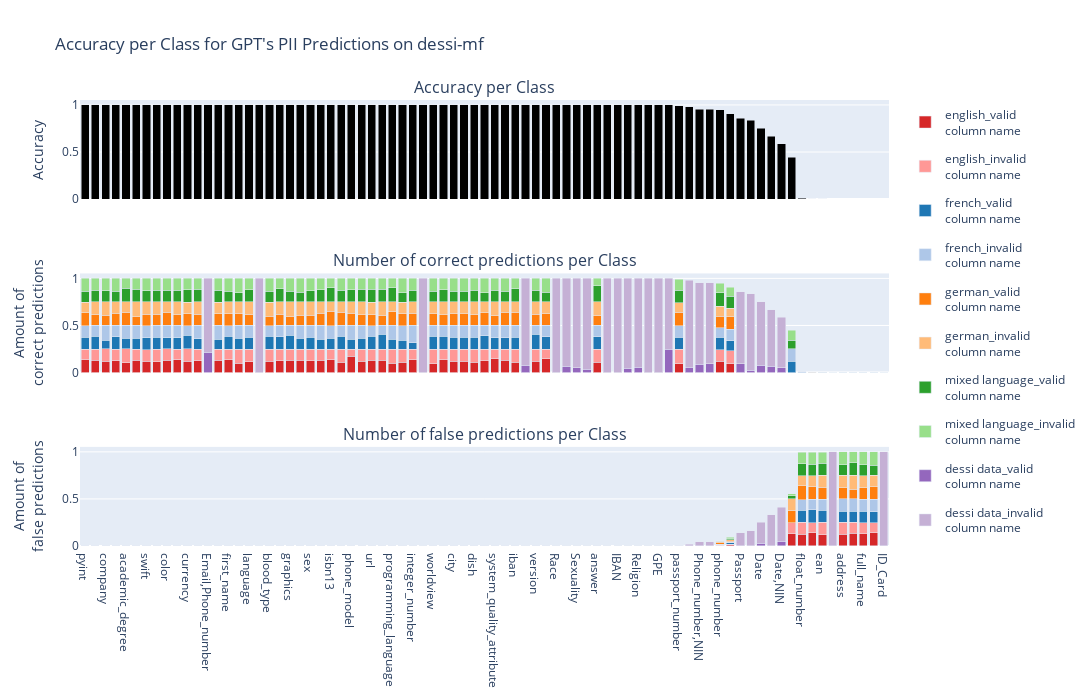
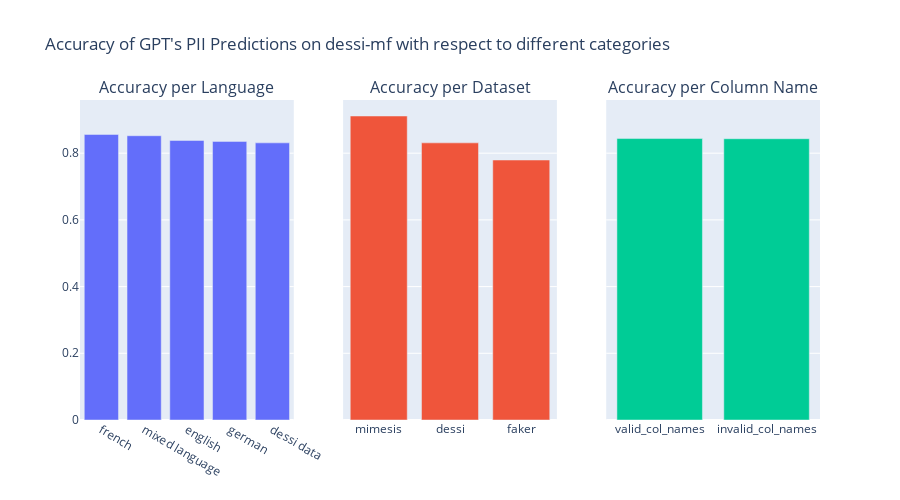

Source (notebook cell) for these figures, in order:
### Code cell
create_analysis_plot(results_df_own_data)

### Figure 1 — Plotly figure (JSON) as saved in the notebook; plotly's stock layout.template omitted (floating-point values rounded to 4 significant figures)
{"data": [{"marker": {"color": "black"}, "showlegend": false, "type": "bar", "x": ["pyint", "credit_card_number", "company", "credit_card_provider", "academic_degree", "political_views", "swift", "email", "color", "measure_unit", "currency", "gender", "Email,Phone_number", "last_name", "first_name", "isbn", "language", "CCN", "blood_type", "cpu", "graphics", "date", "sex", "word", "isbn13", "manufacturer", "phone_model", "job", "url", "title", "programming_language", "occupation", "integer_number", "Gender", "worldview", "blood_group", "city", "resolution", "dish", "nationality", "system_quality_attribute", "drink", "iban", "Email,NIN", "version", "duration", "Race", "NIN,Email", "Sexuality", "Phone_number,Email", "answer", "Nationality", "IBAN", "SWIFT/BIC", "Religion", "Organization", "GPE", "Email", "passport_number", "Phone_number", "Phone_number,NIN", "NIN,Phone_number", "phone_number", "user_agent", "Passport", "NIN", "Date", "NIN,Date", "Date,NIN", "ssn", "float_number", "pyfloat", "ean", "Geolocation", "address", "current_location", "full_name", "name", "ID_Card"], "y": [1, 1, 1, 1, 1, 1, 1, 1, 1, 1, 1, 1, 1, 1, 1, 1, 1, 1, 1, 1, 1, 1, 1, 1, 1, 1, 1, 1, 1, 1, 1, 1, 1, 1, 1, 1, 1, 1, 1, 1, 1, 1, 1, 1, 1, 1, 1, 1, 1, 1, 1, 1, 1, 1, 1, 1, 1, 1, 0.9912, 0.9816, 0.9556, 0.9535, 0.9485, 0.9079, 0.8571, 0.8388, 0.75, 0.6667, 0.5897, 0.4469, 0.006579, 0.00346, 0.003436, 0, 0, 0, 0, 0, 0]}, {"legendgroup": "0", "marker": {"color": "#d62728"}, "name": "english_valid<br>column name", "showlegend": true, "type": "bar", "x": ["company", "academic_degree", "political_views", "color", "currency", "credit_card_provider", "language", "ean", "cpu", "graphics", "float_number", "word", "isbn13", "job", "phone_number", "email", "programming_language", "blood_type", "worldview", "title", "credit_card_number", "pyint", "current_location", "pyfloat", "first_name", "resolution", "last_name", "url", "ssn", "manufacturer", "nationality", "sex", "occupation", "blood_group", "integer_number", "dish", "system_quality_attribute", "version", "passport_number", "date", "swift", "answer", "city", "duration", "address", "name", "full_name", "drink", "user_agent", "isbn", "iban", "measure_unit", "phone_model", "gender"], "xaxis": "x2", "y": [0.1196, 0.1055, 0.13, 0.1309, 0.1203, 0.1276, 0.115, 0, 0.125, 0.1316, 0, 0.1316, 0.1349, 0.1184, 0.1218, 0.1121, 0.09868, 0.1206, 0.095, 0.13, 0.1332, 0.134, 0, 0, 0.1335, 0.1184, 0.1291, 0.1306, 0, 0.1118, 0.125, 0.1228, 0.1111, 0.136, 0.1382, 0.1118, 0.1447, 0.1184, 0.09211, 0.131, 0.1197, 0.1118, 0.1184, 0.1447, 0, 0, 0, 0.1316, 0.09211, 0.09868, 0.1096, 0.1382, 0.1711, 0.125], "yaxis": "y2"}, {"legendgroup": "1", "marker": {"color": "#ff9896"}, "name": "english_invalid<br>column name", "showlegend": true, "type": "bar", "x": ["company", "academic_degree", "political_views", "color", "currency", "credit_card_provider", "language", "ean", "cpu", "graphics", "float_number", "word", "isbn13", "job", "phone_number", "email", "programming_language", "blood_type", "worldview", "title", "credit_card_number", "pyint", "current_location", "pyfloat", "first_name", "resolution", "last_name", "url", "ssn", "manufacturer", "nationality", "sex", "occupation", "blood_group", "integer_number", "dish", "system_quality_attribute", "version", "passport_number", "date", "swift", "answer", "city", "duration", "address", "name", "full_name", "drink", "user_agent", "isbn", "iban", "measure_unit", "phone_model", "gender"], "xaxis": "x2", "y": [0.1309, 0.1457, 0.12, 0.1196, 0.1306, 0.1207, 0.135, 0, 0.125, 0.1184, 0, 0.1184, 0.1142, 0.1316, 0.1218, 0.1379, 0.1513, 0.1256, 0.155, 0.12, 0.1168, 0.1134, 0, 0, 0.1148, 0.1316, 0.1197, 0.1168, 0, 0.1382, 0.125, 0.1272, 0.1364, 0.114, 0.1118, 0.1382, 0.1053, 0.1316, 0.1535, 0.1172, 0.1232, 0.1382, 0.1316, 0.1053, 0, 0, 0, 0.1184, 0.1382, 0.1513, 0.1404, 0.1118, 0.07895, 0.125], "yaxis": "y2"}, {"legendgroup": "2", "marker": {"color": "#1f77b4"}, "name": "french_valid<br>column name", "showlegend": true, "type": "bar", "x": ["credit_card_number", "credit_card_provider", "email", "ean", "measure_unit", "ssn", "first_name", "swift", "currency", "isbn", "date", "phone_model", "company", "language", "pyfloat", "pyint", "last_name", "integer_number", "blood_group", "word", "passport_number", "political_views", "color", "url", "float_number", "blood_type", "academic_degree", "full_name", "gender", "dish", "current_location", "address", "drink", "phone_number", "occupation", "title", "cpu", "duration", "isbn13", "user_agent", "graphics", "city", "name", "answer", "nationality", "sex", "worldview", "job", "manufacturer", "iban", "programming_language", "version", "system_quality_attribute", "resolution"], "xaxis": "x2", "y": [0.1332, 0.131, 0.1262, 0, 0.1184, 0.1195, 0.1358, 0.1268, 0.1478, 0.1118, 0.1138, 0.1053, 0.09029, 0.125, 0, 0.1271, 0.1056, 0.06579, 0.136, 0.1053, 0.1272, 0.115, 0.1196, 0.1375, 0, 0.1407, 0.1156, 0, 0.11, 0.125, 0, 0, 0.1184, 0.1311, 0.09596, 0.155, 0.1316, 0.1316, 0.1176, 0.1053, 0.1447, 0.125, 0, 0.1316, 0.14, 0.1228, 0.135, 0.114, 0.1382, 0.1272, 0.1053, 0.1579, 0.1184, 0.125], "yaxis": "y2"}, {"legendgroup": "3", "marker": {"color": "#aec7e8"}, "name": "french_invalid<br>column name", "showlegend": true, "type": "bar", "x": ["credit_card_number", "credit_card_provider", "email", "ean", "measure_unit", "ssn", "first_name", "swift", "currency", "isbn", "date", "phone_model", "company", "language", "pyfloat", "pyint", "last_name", "integer_number", "blood_group", "word", "passport_number", "political_views", "color", "url", "float_number", "blood_type", "academic_degree", "full_name", "gender", "dish", "current_location", "address", "drink", "phone_number", "occupation", "title", "cpu", "duration", "isbn13", "user_agent", "graphics", "city", "name", "answer", "nationality", "sex", "worldview", "job", "manufacturer", "iban", "programming_language", "version", "system_quality_attribute", "resolution"], "xaxis": "x2", "y": [0.1168, 0.1207, 0.1238, 0.003436, 0.1316, 0.1327, 0.1148, 0.1268, 0.09966, 0.1382, 0.1379, 0.1447, 0.1603, 0.125, 0, 0.1237, 0.1455, 0.1842, 0.114, 0.1447, 0.1228, 0.135, 0.1309, 0.1134, 0.006579, 0.1106, 0.1357, 0, 0.14, 0.125, 0, 0, 0.1316, 0.103, 0.1515, 0.095, 0.1184, 0.1184, 0.1315, 0.125, 0.1053, 0.125, 0, 0.1184, 0.11, 0.1272, 0.115, 0.136, 0.1118, 0.1228, 0.1447, 0.09211, 0.1316, 0.125], "yaxis": "y2"}, {"legendgroup": "4", "marker": {"color": "#ff7f0e"}, "name": "german_valid<br>column name", "showlegend": true, "type": "bar", "x": ["pyint", "pyfloat", "academic_degree", "gender", "last_name", "address", "blood_type", "sex", "credit_card_provider", "swift", "company", "url", "color", "integer_number", "title", "currency", "full_name", "graphics", "isbn", "blood_group", "ssn", "measure_unit", "ean", "first_name", "system_quality_attribute", "email", "phone_number", "job", "occupation", "drink", "isbn13", "word", "date", "programming_language", "iban", "manufacturer", "phone_model", "language", "float_number", "nationality", "name", "passport_number", "city", "current_location", "credit_card_number", "political_views", "duration", "worldview", "cpu", "resolution", "user_agent", "dish", "version", "answer"], "xaxis": "x2", "y": [0.1375, 0.00346, 0.1357, 0.12, 0.1244, 0, 0.1005, 0.1096, 0.131, 0.1232, 0.1061, 0.1168, 0.14, 0.1316, 0.11, 0.1237, 0, 0.09211, 0.125, 0.114, 0, 0.1118, 0, 0.1241, 0.1053, 0.1168, 0.1218, 0.114, 0.1313, 0.1382, 0.1522, 0.1316, 0.1103, 0.1447, 0.1404, 0.1382, 0.1316, 0.115, 0, 0.135, 0, 0.1447, 0.125, 0, 0.1145, 0.095, 0.125, 0.125, 0.1184, 0.125, 0.1316, 0.1118, 0.1184, 0.1053], "yaxis": "y2"}, {"legendgroup": "5", "marker": {"color": "#ffbb78"}, "name": "german_invalid<br>column name", "showlegend": true, "type": "bar", "x": ["pyint", "pyfloat", "academic_degree", "gender", "last_name", "address", "blood_type", "sex", "credit_card_provider", "swift", "company", "url", "color", "integer_number", "title", "currency", "full_name", "graphics", "isbn", "blood_group", "ssn", "measure_unit", "ean", "first_name", "system_quality_attribute", "email", "phone_number", "job", "occupation", "drink", "isbn13", "word", "date", "programming_language", "iban", "manufacturer", "phone_model", "language", "float_number", "nationality", "name", "passport_number", "city", "current_location", "credit_card_number", "political_views", "duration", "worldview", "cpu", "resolution", "user_agent", "dish", "version", "answer"], "xaxis": "x2", "y": [0.1134, 0, 0.1156, 0.13, 0.1244, 0, 0.1508, 0.1404, 0.1207, 0.1303, 0.1422, 0.134, 0.1084, 0.1184, 0.14, 0.1271, 0, 0.1579, 0.125, 0.136, 0, 0.1382, 0, 0.1265, 0.1447, 0.1332, 0.1054, 0.136, 0.1212, 0.1118, 0.1003, 0.1184, 0.1414, 0.1053, 0.1096, 0.1118, 0.1184, 0.135, 0, 0.115, 0, 0.1009, 0.125, 0, 0.1355, 0.155, 0.125, 0.125, 0.1316, 0.125, 0.09211, 0.1382, 0.1316, 0.1447], "yaxis": "y2"}, {"legendgroup": "6", "marker": {"color": "#2ca02c"}, "name": "mixed language_valid<br>column name", "showlegend": true, "type": "bar", "x": ["swift", "credit_card_number", "political_views", "pyint", "float_number", "last_name", "address", "current_location", "phone_number", "isbn13", "manufacturer", "company", "title", "color", "job", "occupation", "word", "date", "cpu", "integer_number", "passport_number", "phone_model", "city", "academic_degree", "url", "ssn", "system_quality_attribute", "gender", "ean", "first_name", "iban", "sex", "drink", "email", "pyfloat", "currency", "answer", "measure_unit", "blood_group", "user_agent", "credit_card_provider", "name", "programming_language", "dish", "full_name", "language", "worldview", "duration", "resolution", "version", "graphics", "isbn", "blood_type", "nationality"], "xaxis": "x2", "y": [0.1162, 0.1262, 0.135, 0.1168, 0, 0.1244, 0, 0, 0.1405, 0.1488, 0.125, 0.1196, 0.135, 0.1264, 0.136, 0.101, 0.1316, 0.1034, 0.1382, 0.125, 0.1316, 0.1316, 0.1118, 0.1407, 0.134, 0.0885, 0.125, 0.135, 0, 0.1124, 0.1404, 0.1184, 0.1118, 0.1215, 0, 0.1306, 0.1711, 0.125, 0.1272, 0.125, 0.1103, 0, 0.1513, 0.125, 0, 0.13, 0.115, 0.1053, 0.1118, 0.125, 0.1118, 0.09868, 0.1156, 0.1], "yaxis": "y2"}, {"legendgroup": "7", "marker": {"color": "#98df8a"}, "name": "mixed language_invalid<br>column name", "showlegend": true, "type": "bar", "x": ["swift", "credit_card_number", "political_views", "pyint", "float_number", "last_name", "address", "current_location", "phone_number", "isbn13", "manufacturer", "company", "title", "color", "job", "occupation", "word", "date", "cpu", "integer_number", "passport_number", "phone_model", "city", "academic_degree", "url", "ssn", "system_quality_attribute", "gender", "ean", "first_name", "iban", "sex", "drink", "email", "pyfloat", "currency", "answer", "measure_unit", "blood_group", "user_agent", "credit_card_provider", "name", "programming_language", "dish", "full_name", "language", "worldview", "duration", "resolution", "version", "graphics", "isbn", "blood_type", "nationality"], "xaxis": "x2", "y": [0.1338, 0.1238, 0.115, 0.134, 0, 0.1268, 0, 0, 0.103, 0.1003, 0.125, 0.1309, 0.115, 0.1242, 0.114, 0.1515, 0.1184, 0.1448, 0.1118, 0.125, 0.1184, 0.1184, 0.1382, 0.1055, 0.1168, 0.1062, 0.125, 0.115, 0, 0.1382, 0.1096, 0.1316, 0.1382, 0.1285, 0, 0.1203, 0.07895, 0.125, 0.1228, 0.09868, 0.1379, 0, 0.09868, 0.125, 0, 0.12, 0.135, 0.1447, 0.1382, 0.125, 0.1382, 0.1513, 0.1357, 0.15], "yaxis": "y2"}, {"legendgroup": "8", "marker": {"color": "#9467bd"}, "name": "dessi data_valid<br>column name", "showlegend": true, "type": "bar", "x": ["Date", "Geolocation", "Email,Phone_number", "CCN", "NIN", "Phone_number", "Gender", "NIN,Date", "Email,NIN", "Phone_number,NIN", "Race", "NIN,Email", "Sexuality", "Phone_number,Email", "Nationality", "NIN,Phone_number", "Passport", "IBAN", "SWIFT/BIC", "Religion", "Organization", "Date,NIN", "GPE", "ID_Card", "Email"], "xaxis": "x2", "y": [0.0754, 0, 0.2143, 0, 0.02687, 0.05799, 0, 0.06667, 0.07692, 0.08889, 0, 0.06452, 0.05263, 0.03333, 0, 0.09302, 0.09524, 0, 0.04651, 0.05556, 0, 0.05128, 0, 0, 0.25], "yaxis": "y2"}, {"legendgroup": "9", "marker": {"color": "#c5b0d5"}, "name": "dessi data_invalid<br>column name", "showlegend": true, "type": "bar", "x": ["Date", "Geolocation", "Email,Phone_number", "CCN", "NIN", "Phone_number", "Gender", "NIN,Date", "Email,NIN", "Phone_number,NIN", "Race", "NIN,Email", "Sexuality", "Phone_number,Email", "Nationality", "NIN,Phone_number", "Passport", "IBAN", "SWIFT/BIC", "Religion", "Organization", "Date,NIN", "GPE", "ID_Card", "Email"], "xaxis": "x2", "y": [0.6746, 0, 0.7857, 1, 0.8119, 0.9236, 1, 0.6, 0.9231, 0.8667, 1, 0.9355, 0.9474, 0.9667, 1, 0.8605, 0.7619, 1, 0.9535, 0.9444, 1, 0.5385, 1, 0, 0.75], "yaxis": "y2"}, {"legendgroup": "0", "marker": {"color": "#d62728"}, "name": "english_valid<br>column name", "showlegend": false, "type": "bar", "x": ["company", "academic_degree", "political_views", "color", "currency", "credit_card_provider", "language", "ean", "cpu", "graphics", "float_number", "word", "isbn13", "job", "phone_number", "email", "programming_language", "blood_type", "worldview", "title", "credit_card_number", "pyint", "current_location", "pyfloat", "first_name", "resolution", "last_name", "url", "ssn", "manufacturer", "nationality", "sex", "occupation", "blood_group", "integer_number", "dish", "system_quality_attribute", "version", "passport_number", "date", "swift", "answer", "city", "duration", "address", "name", "full_name", "drink", "user_agent", "isbn", "iban", "measure_unit", "phone_model", "gender"], "xaxis": "x3", "y": [0, 0, 0, 0, 0, 0, 0, 0.1203, 0, 0, 0.125, 0, 0, 0, 0.002342, 0, 0, 0, 0, 0, 0, 0, 0.136, 0.1419, 0, 0, 0, 0, 0.1283, 0, 0, 0, 0, 0, 0, 0, 0, 0, 0.004386, 0, 0, 0, 0, 0, 0.1262, 0.1422, 0.1313, 0, 0.01316, 0, 0, 0, 0, 0], "yaxis": "y3"}, {"legendgroup": "1", "marker": {"color": "#ff9896"}, "name": "english_invalid<br>column name", "showlegend": false, "type": "bar", "x": ["company", "academic_degree", "political_views", "color", "currency", "credit_card_provider", "language", "ean", "cpu", "graphics", "float_number", "word", "isbn13", "job", "phone_number", "email", "programming_language", "blood_type", "worldview", "title", "credit_card_number", "pyint", "current_location", "pyfloat", "first_name", "resolution", "last_name", "url", "ssn", "manufacturer", "nationality", "sex", "occupation", "blood_group", "integer_number", "dish", "system_quality_attribute", "version", "passport_number", "date", "swift", "answer", "city", "duration", "address", "name", "full_name", "drink", "user_agent", "isbn", "iban", "measure_unit", "phone_model", "gender"], "xaxis": "x3", "y": [0, 0, 0, 0, 0, 0, 0, 0.1306, 0, 0, 0.125, 0, 0, 0, 0.004684, 0, 0, 0, 0, 0, 0, 0, 0.114, 0.1073, 0, 0, 0, 0, 0.1195, 0, 0, 0, 0, 0, 0, 0, 0, 0, 0, 0, 0, 0, 0, 0, 0.1238, 0.1067, 0.1162, 0, 0.006579, 0, 0, 0, 0, 0], "yaxis": "y3"}, {"legendgroup": "2", "marker": {"color": "#1f77b4"}, "name": "french_valid<br>column name", "showlegend": false, "type": "bar", "x": ["credit_card_number", "credit_card_provider", "email", "ean", "measure_unit", "ssn", "first_name", "swift", "currency", "isbn", "date", "phone_model", "company", "language", "pyfloat", "pyint", "last_name", "integer_number", "blood_group", "word", "passport_number", "political_views", "color", "url", "float_number", "blood_type", "academic_degree", "full_name", "gender", "dish", "current_location", "address", "drink", "phone_number", "occupation", "title", "cpu", "duration", "isbn13", "user_agent", "graphics", "city", "name", "answer", "nationality", "sex", "worldview", "job", "manufacturer", "iban", "programming_language", "version", "system_quality_attribute", "resolution"], "xaxis": "x3", "y": [0, 0, 0, 0.1271, 0, 0, 0, 0, 0, 0, 0, 0, 0, 0, 0.1349, 0, 0, 0, 0, 0, 0, 0, 0, 0, 0.1316, 0, 0, 0.1212, 0, 0, 0.1184, 0.1168, 0, 0.007026, 0, 0, 0, 0, 0, 0.01974, 0, 0, 0.1156, 0, 0, 0, 0, 0, 0, 0, 0, 0, 0, 0], "yaxis": "y3"}, {"legendgroup": "3", "marker": {"color": "#aec7e8"}, "name": "french_invalid<br>column name", "showlegend": false, "type": "bar", "x": ["credit_card_number", "credit_card_provider", "email", "ean", "measure_unit", "ssn", "first_name", "swift", "currency", "isbn", "date", "phone_model", "company", "language", "pyfloat", "pyint", "last_name", "integer_number", "blood_group", "word", "passport_number", "political_views", "color", "url", "float_number", "blood_type", "academic_degree", "full_name", "gender", "dish", "current_location", "address", "drink", "phone_number", "occupation", "title", "cpu", "duration", "isbn13", "user_agent", "graphics", "city", "name", "answer", "nationality", "sex", "worldview", "job", "manufacturer", "iban", "programming_language", "version", "system_quality_attribute", "resolution"], "xaxis": "x3", "y": [0, 0, 0, 0.1203, 0, 0, 0, 0, 0, 0, 0, 0, 0, 0, 0.1142, 0, 0, 0, 0, 0, 0, 0, 0, 0, 0.1118, 0, 0, 0.1263, 0, 0, 0.1316, 0.1332, 0, 0.007026, 0, 0, 0, 0, 0, 0, 0, 0, 0.1333, 0, 0, 0, 0, 0, 0, 0, 0, 0, 0, 0], "yaxis": "y3"}, {"legendgroup": "4", "marker": {"color": "#ff7f0e"}, "name": "german_valid<br>column name", "showlegend": false, "type": "bar", "x": ["pyint", "pyfloat", "academic_degree", "gender", "last_name", "address", "blood_type", "sex", "credit_card_provider", "swift", "company", "url", "color", "integer_number", "title", "currency", "full_name", "graphics", "isbn", "blood_group", "ssn", "measure_unit", "ean", "first_name", "system_quality_attribute", "email", "phone_number", "job", "occupation", "drink", "isbn13", "word", "date", "programming_language", "iban", "manufacturer", "phone_model", "language", "float_number", "nationality", "name", "passport_number", "city", "current_location", "credit_card_number", "political_views", "duration", "worldview", "cpu", "resolution", "user_agent", "dish", "version", "answer"], "xaxis": "x3", "y": [0, 0.1315, 0, 0, 0, 0.1192, 0, 0, 0, 0, 0, 0, 0, 0, 0, 0, 0.1263, 0, 0, 0, 0.1283, 0, 0.1271, 0, 0, 0, 0.01405, 0, 0, 0, 0, 0, 0, 0, 0, 0, 0, 0, 0.1447, 0, 0.1289, 0.004386, 0, 0.1053, 0, 0, 0, 0, 0, 0, 0.01316, 0, 0, 0], "yaxis": "y3"}, {"legendgroup": "5", "marker": {"color": "#ffbb78"}, "name": "german_invalid<br>column name", "showlegend": false, "type": "bar", "x": ["pyint", "pyfloat", "academic_degree", "gender", "last_name", "address", "blood_type", "sex", "credit_card_provider", "swift", "company", "url", "color", "integer_number", "title", "currency", "full_name", "graphics", "isbn", "blood_group", "ssn", "measure_unit", "ean", "first_name", "system_quality_attribute", "email", "phone_number", "job", "occupation", "drink", "isbn13", "word", "date", "programming_language", "iban", "manufacturer", "phone_model", "language", "float_number", "nationality", "name", "passport_number", "city", "current_location", "credit_card_number", "political_views", "duration", "worldview", "cpu", "resolution", "user_agent", "dish", "version", "answer"], "xaxis": "x3", "y": [0, 0.1176, 0, 0, 0, 0.1308, 0, 0, 0, 0, 0, 0, 0, 0, 0, 0, 0.1263, 0, 0, 0, 0.1239, 0, 0.1237, 0, 0, 0, 0.009368, 0, 0, 0, 0, 0, 0, 0, 0, 0, 0, 0, 0.1053, 0, 0.1244, 0, 0, 0.1447, 0, 0, 0, 0, 0, 0, 0.01316, 0, 0, 0], "yaxis": "y3"}, {"legendgroup": "6", "marker": {"color": "#2ca02c"}, "name": "mixed language_valid<br>column name", "showlegend": false, "type": "bar", "x": ["swift", "credit_card_number", "political_views", "pyint", "float_number", "last_name", "address", "current_location", "phone_number", "isbn13", "manufacturer", "company", "title", "color", "job", "occupation", "word", "date", "cpu", "integer_number", "passport_number", "phone_model", "city", "academic_degree", "url", "ssn", "system_quality_attribute", "gender", "ean", "first_name", "iban", "sex", "drink", "email", "pyfloat", "currency", "answer", "measure_unit", "blood_group", "user_agent", "credit_card_provider", "name", "programming_language", "dish", "full_name", "language", "worldview", "duration", "resolution", "version", "graphics", "isbn", "blood_type", "nationality"], "xaxis": "x3", "y": [0, 0, 0, 0, 0.1316, 0, 0.1145, 0.136, 0.004684, 0, 0, 0, 0, 0, 0, 0, 0, 0, 0, 0, 0, 0, 0, 0, 0, 0.0354, 0, 0, 0.1306, 0, 0, 0, 0, 0, 0.1211, 0, 0, 0, 0, 0.01316, 0, 0.1067, 0, 0, 0.1162, 0, 0, 0, 0, 0, 0, 0, 0, 0], "yaxis": "y3"}, {"legendgroup": "7", "marker": {"color": "#98df8a"}, "name": "mixed language_invalid<br>column name", "showlegend": false, "type": "bar", "x": ["swift", "credit_card_number", "political_views", "pyint", "float_number", "last_name", "address", "current_location", "phone_number", "isbn13", "manufacturer", "company", "title", "color", "job", "occupation", "word", "date", "cpu", "integer_number", "passport_number", "phone_model", "city", "academic_degree", "url", "ssn", "system_quality_attribute", "gender", "ean", "first_name", "iban", "sex", "drink", "email", "pyfloat", "currency", "answer", "measure_unit", "blood_group", "user_agent", "credit_card_provider", "name", "programming_language", "dish", "full_name", "language", "worldview", "duration", "resolution", "version", "graphics", "isbn", "blood_type", "nationality"], "xaxis": "x3", "y": [0, 0, 0, 0, 0.1184, 0, 0.1355, 0.114, 0.002342, 0, 0, 0, 0, 0, 0, 0, 0, 0, 0, 0, 0, 0, 0, 0, 0, 0.0177, 0, 0, 0.1168, 0, 0, 0, 0, 0, 0.128, 0, 0, 0, 0, 0.01316, 0, 0.1422, 0, 0, 0.1364, 0, 0, 0, 0, 0, 0, 0, 0, 0], "yaxis": "y3"}, {"legendgroup": "8", "marker": {"color": "#9467bd"}, "name": "dessi data_valid<br>column name", "showlegend": false, "type": "bar", "x": ["Date", "Geolocation", "Email,Phone_number", "CCN", "NIN", "Phone_number", "Gender", "NIN,Date", "Email,NIN", "Phone_number,NIN", "Race", "NIN,Email", "Sexuality", "Phone_number,Email", "Nationality", "NIN,Phone_number", "Passport", "IBAN", "SWIFT/BIC", "Religion", "Organization", "Date,NIN", "GPE", "ID_Card", "Email"], "xaxis": "x3", "y": [0.03175, 0, 0, 0, 0.002985, 0.001414, 0, 0, 0, 0, 0, 0, 0, 0, 0, 0, 0, 0, 0, 0, 0, 0.05128, 0, 0, 0], "yaxis": "y3"}, {"legendgroup": "9", "marker": {"color": "#c5b0d5"}, "name": "dessi data_invalid<br>column name", "showlegend": false, "type": "bar", "x": ["Date", "Geolocation", "Email,Phone_number", "CCN", "NIN", "Phone_number", "Gender", "NIN,Date", "Email,NIN", "Phone_number,NIN", "Race", "NIN,Email", "Sexuality", "Phone_number,Email", "Nationality", "NIN,Phone_number", "Passport", "IBAN", "SWIFT/BIC", "Religion", "Organization", "Date,NIN", "GPE", "ID_Card", "Email"], "xaxis": "x3", "y": [0.2183, 1, 0, 0, 0.1582, 0.01697, 0, 0.3333, 0, 0.04444, 0, 0, 0, 0, 0, 0.04651, 0.1429, 0, 0, 0, 0, 0.359, 0, 1, 0], "yaxis": "y3"}], "layout": {"annotations": [{"font": {"size": 16}, "showarrow": false, "text": "Accuracy per Class", "x": 0.5, "xanchor": "center", "xref": "paper", "y": 1, "yanchor": "bottom", "yref": "paper"}, {"font": {"size": 16}, "showarrow": false, "text": "Number of correct predictions per Class", "x": 0.5, "xanchor": "center", "xref": "paper", "y": 0.6111, "yanchor": "bottom", "yref": "paper"}, {"font": {"size": 16}, "showarrow": false, "text": "Number of false predictions per Class", "x": 0.5, "xanchor": "center", "xref": "paper", "y": 0.2222, "yanchor": "bottom", "yref": "paper"}], "barmode": "stack", "height": 700, "title": {"text": "Accuracy per Class for GPT's PII Predictions on dessi-mf"}, "width": 1500, "xaxis": {"anchor": "y", "domain": [0, 1], "matches": "x3", "showticklabels": false}, "xaxis2": {"anchor": "y2", "domain": [0, 1], "matches": "x3", "showticklabels": false}, "xaxis3": {"anchor": "y3", "domain": [0, 1]}, "yaxis": {"anchor": "x", "domain": [0.7778, 1], "title": {"text": "Accuracy"}}, "yaxis2": {"anchor": "x2", "domain": [0.3889, 0.6111], "title": {"text": "Amount of<br>correct predictions"}}, "yaxis3": {"anchor": "x3", "domain": [0, 0.2222], "title": {"text": "Amount of<br>false predictions"}}}}

### Figure 2 — Plotly figure (JSON) as saved in the notebook; plotly's stock layout.template omitted (floating-point values rounded to 4 significant figures)
{"data": [{"showlegend": false, "type": "bar", "x": ["french", "mixed language", "english", "german", "dessi data"], "xaxis": "x", "y": [0.8562, 0.8523, 0.8382, 0.8354, 0.8309], "yaxis": "y"}, {"showlegend": false, "type": "bar", "x": ["mimesis", "dessi", "faker"], "xaxis": "x2", "y": [0.9115, 0.8309, 0.7795], "yaxis": "y2"}, {"showlegend": false, "type": "bar", "x": ["valid_col_names", "invalid_col_names"], "xaxis": "x3", "y": [0.8438, 0.8433], "yaxis": "y3"}], "layout": {"annotations": [{"font": {"size": 16}, "showarrow": false, "text": "Accuracy per Language", "x": 0.1444, "xanchor": "center", "xref": "paper", "y": 1, "yanchor": "bottom", "yref": "paper"}, {"font": {"size": 16}, "showarrow": false, "text": "Accuracy per Dataset", "x": 0.5, "xanchor": "center", "xref": "paper", "y": 1, "yanchor": "bottom", "yref": "paper"}, {"font": {"size": 16}, "showarrow": false, "text": "Accuracy per Column Name", "x": 0.8556, "xanchor": "center", "xref": "paper", "y": 1, "yanchor": "bottom", "yref": "paper"}], "height": 500, "title": {"text": "Accuracy of GPT's PII Predictions on dessi-mf with respect to different categories"}, "width": 900, "xaxis": {"anchor": "y", "domain": [0, 0.2889]}, "xaxis2": {"anchor": "y2", "domain": [0.3556, 0.6444]}, "xaxis3": {"anchor": "y3", "domain": [0.7111, 1]}, "yaxis": {"anchor": "x", "domain": [0, 1]}, "yaxis2": {"anchor": "x2", "domain": [0, 1], "matches": "y", "showticklabels": false}, "yaxis3": {"anchor": "x3", "domain": [0, 1], "matches": "y", "showticklabels": false}}}
